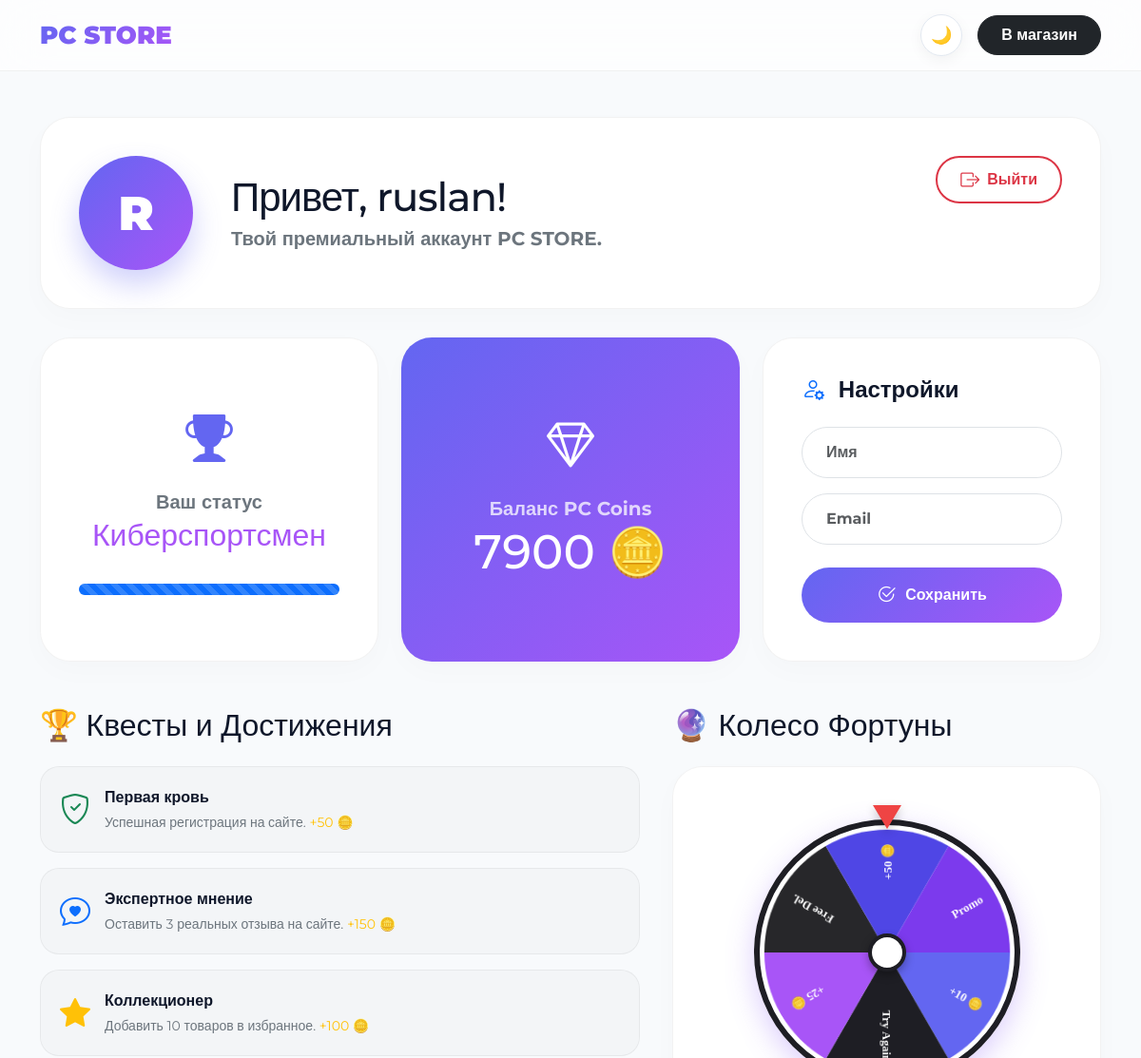
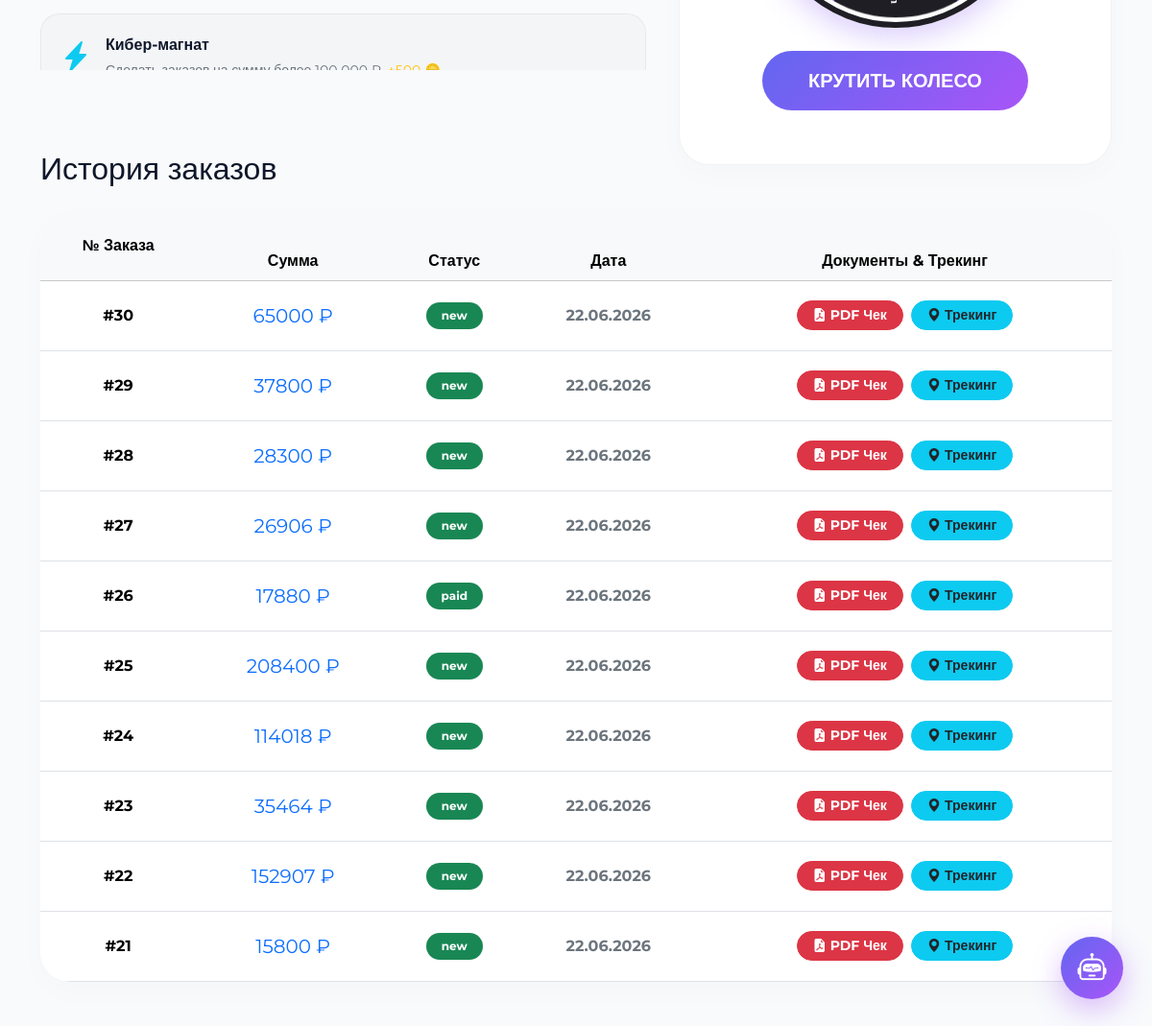
The page /profile/ (signed in) on the database as committed earlier (2 pictures, top to bottom).
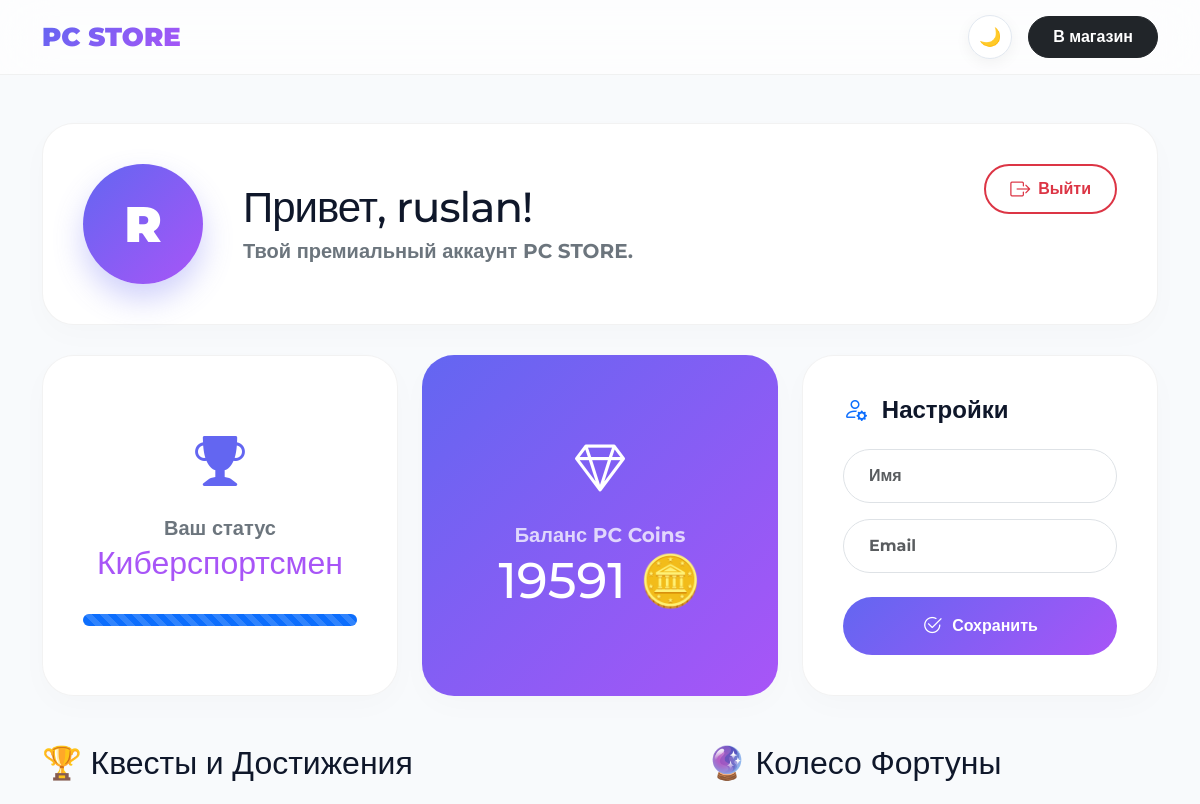
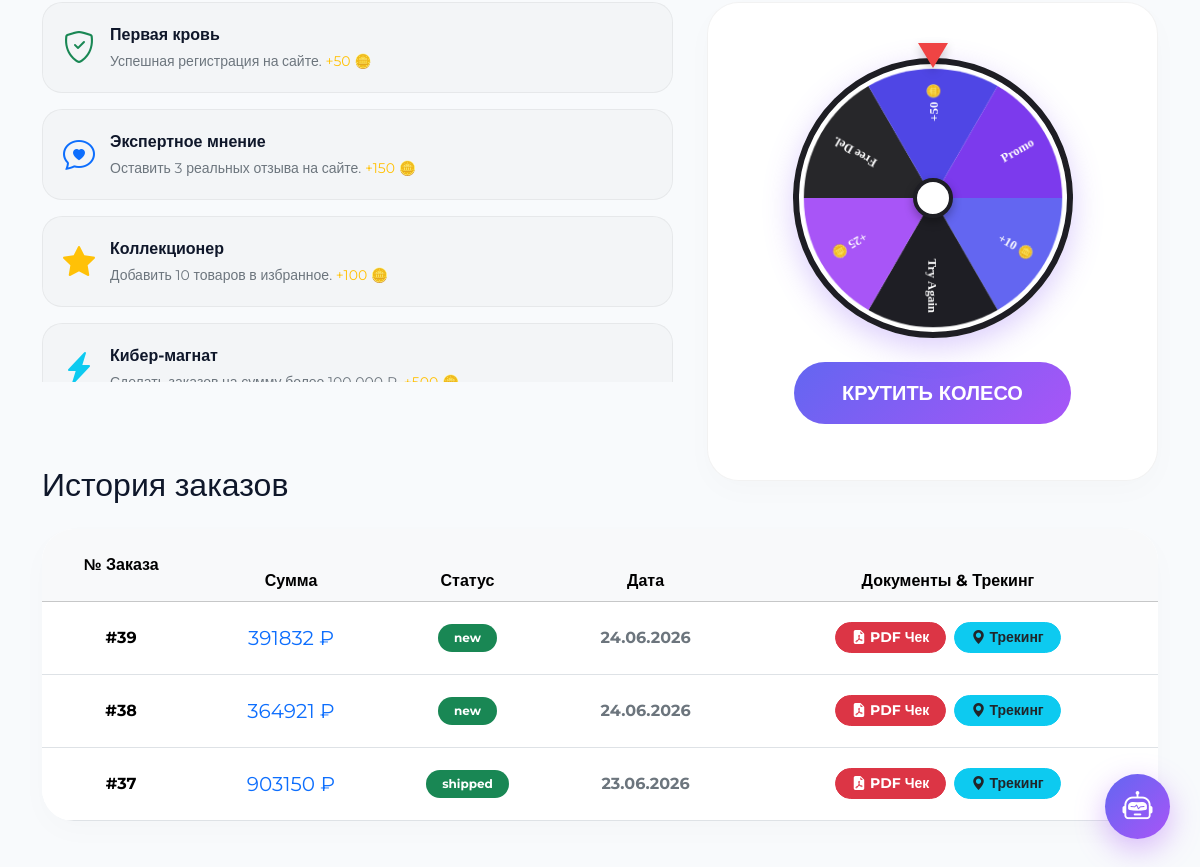
The same page on the database as committed later (2 pictures, top to bottom).
### shop/models.py (models this page shows, shortened)
class Order(models.Model):
    STATUS_CHOICES = (
        ('new', 'Новый'), ('processing', 'В сборке'), ('paid', 'Оплачен'),
        ('shipped', 'В пути'), ('done', 'Получен'), ('canceled', 'Отменен')
    )
    user = models.ForeignKey(User, on_delete=models.CASCADE, verbose_name="Пользователь")
    status = models.CharField(max_length=20, choices=STATUS_CHOICES, default='new', verbose_name="Статус заказа")
    total_price = models.DecimalField(max_digits=10, decimal_places=2, default=0, verbose_name="Сумма")
    first_name = models.CharField(max_length=50, blank=True, null=True, verbose_name="Имя")
    last_name = models.CharField(max_length=50, blank=True, null=True, verbose_name="Фамилия")
    phone = models.CharField(max_length=20, blank=True, null=True, verbose_name="Телефон")
    delivery_type = models.CharField(max_length=50, blank=True, null=True, verbose_name="Тип доставки")
    address = models.CharField(max_length=255, blank=True, null=True, verbose_name="Адрес")
    email = models.EmailField(blank=True, null=True, verbose_name="Email")
    comment = models.TextField(blank=True, null=True, verbose_name="Комментарий")
    promo_code = models.CharField(max_length=50, blank=True, null=True, verbose_name="Промокод")
    created_at = models.DateTimeField(auto_now_add=True, verbose_name="Дата создания")
    class Meta:
        verbose_name = "Заказ"
        verbose_name_plural = "Заказы"
        ordering = ['-created_at']

### shop/views.py (the view)
# urls.py: path('profile/', views.profile, name='profile'),
@login_required
def profile(request):
    profile, _ = UserProfile.objects.get_or_create(user=request.user)
    if request.method == 'POST':
        request.user.first_name = request.POST.get('first_name', '')
        request.user.last_name = request.POST.get('last_name', '')
        request.user.email = request.POST.get('email', '')
        request.user.save()
        return redirect('profile')
    orders = Order.objects.filter(user=request.user).order_by('-created_at')
    total_spent = sum(o.total_price for o in orders if o.status != 'canceled')
    rank, next_rank, progress = "Новичок", "Геймер", 0
    if total_spent < 50000:
        progress = (total_spent / 50000) * 100
    elif total_spent < 150000:
        rank, next_rank = "Геймер", "Киберспортсмен"
        progress = ((total_spent - 50000) / 100000) * 100
    else:
        rank, next_rank, progress = "Киберспортсмен", "МАКСИМУМ", 100
    return render(request, 'profile.html', {
        'orders': orders, 'total_spent': total_spent, 'pc_coins': profile.pc_coins, 'rank': rank, 'next_rank': next_rank, 'progress': progress
    })

### templates/profile.html (shortened to what this page needs)
{% load static %}
<!DOCTYPE html>
<html lang="ru">
<head>
<link href="https://cdn.jsdelivr.net/npm/bootstrap@5.3.3/dist/css/bootstrap.min.css" rel="stylesheet">
<link rel="stylesheet" href="https://cdn.jsdelivr.net/npm/bootstrap-icons@1.11.1/font/bootstrap-icons.css">
<link rel="stylesheet" href="https://unpkg.com/leaflet@1.9.4/dist/leaflet.css" />
</head>
<body>
<nav class="navbar">
    <div class="container d-flex align-items-center justify-content-between">
        <a href="{% url 'home' %}" class="logo">PC STORE</a>
        <div class="d-flex gap-3 align-items-center">
            <button id="theme-toggle" class="theme-btn"></button>
            <a href="{% url 'home' %}" class="btn btn-dark rounded-pill fw-bold px-4 py-2">В магазин</a>
        </div>
    </div>
</nav>
<div class="container mt-5 mb-5">
    <div class="profile-header position-relative">
        <div class="avatar-huge">{{ user.username|make_list|first|upper }}</div>
        <div>
            <h1 class="fw-black mb-1" style="font-size: 42px; letter-spacing: -1px;">Привет, {{ user.username }}!</h1>
            <p class="text-secondary fs-5 fw-bold mb-0">Твой премиальный аккаунт PC STORE.</p>
        </div>
        <a href="{% url 'logout' %}" class="btn btn-outline-danger fw-bold rounded-pill px-4 py-2 position-absolute d-none d-md-inline-flex align-items-center" style="top: 40px; right: 40px; border-width: 2px;">
            <i class="bi bi-box-arrow-right me-2 fs-5"></i> Выйти
        </a>
    </div>
    <div class="row g-4 mb-5">
        <div class="col-lg-4">
            <div class="bento-card text-center d-flex flex-column justify-content-center align-items-center">
                <i class="bi bi-trophy-fill mb-3" style="font-size: 50px; color: var(--accent-1);"></i>
                <h5 class="fw-bold text-secondary mb-1">Ваш статус</h5>
                <h2 class="fw-black" style="color: var(--accent-2);">{{ rank }}</h2>
                <div class="progress w-100 mt-4" style="height: 12px; border-radius: 10px; background: rgba(0,0,0,0.05);">
                    <div class="progress-bar bg-primary progress-bar-striped progress-bar-animated" style="width: {{ progress }}%"></div>
                </div>
            </div>
        </div>
        <div class="col-lg-4">
            <div class="bento-card text-center d-flex flex-column justify-content-center align-items-center" style="background: linear-gradient(135deg, var(--accent-1), var(--accent-2)); color: white; border: none;">
                <i class="bi bi-gem mb-3" style="font-size: 50px;"></i>
                <h5 class="fw-bold opacity-75 mb-1 text-white">Баланс PC Coins</h5>
                <h1 class="fw-black text-white" style="font-size: 50px;" id="liveCoinsBalance">{{ pc_coins }} 🪙</h1>
            </div>
        </div>
        <div class="col-lg-4">
            <div class="bento-card">
                <h4 class="fw-bold mb-4"><i class="bi bi-person-gear text-primary me-2"></i> Настройки</h4>
                <form method="POST">
                    <div class="mb-3"><input type="text" name="first_name" class="form-control fw-bold" value="{{ user.first_name }}" placeholder="Имя"></div>
                    <div class="mb-4"><input type="email" name="email" class="form-control fw-bold" value="{{ user.email }}" placeholder="Email"></div>
                    <button type="submit" class="btn-mega w-100"><i class="bi bi-check2-circle fs-5"></i> Сохранить</button>
                </form>
            </div>
        </div>
    </div>
    <div class="row g-4 mb-5">
        <div class="col-lg-7">
            <h2 class="fw-black mb-4">🏆 Квесты и Достижения</h2>
            <div class="d-flex flex-column gap-3 quests-container" style="max-height: 380px; overflow-y: auto; padding-right: 10px;">
                <div class="achievement-badge-card"><div class="fs-2"><i class="bi bi-shield-check text-success"></i></div><div><div class="fw-bold mb-1">Первая кровь</div><div class="small text-secondary">Успешная регистрация на сайте. <span class="text-warning fw-black">+50 🪙</span></div></div></div>
                <div class="achievement-badge-card"><div class="fs-2"><i class="bi bi-chat-heart text-primary"></i></div><div><div class="fw-bold mb-1">Экспертное мнение</div><div class="small text-secondary">Оставить 3 реальных отзыва на сайте. <span class="text-warning fw-black">+150 🪙</span></div></div></div>
                <div class="achievement-badge-card"><div class="fs-2"><i class="bi bi-star-fill text-warning"></i></div><div><div class="fw-bold mb-1">Коллекционер</div><div class="small text-secondary">Добавить 10 товаров в избранное. <span class="text-warning fw-black">+100 🪙</span></div></div></div>
                <div class="achievement-badge-card"><div class="fs-2"><i class="bi bi-lightning-charge-fill text-info"></i></div><div><div class="fw-bold mb-1">Кибер-магнат</div><div class="small text-secondary">Сделать заказов на сумму более 100 000 ₽. <span class="text-warning fw-black">+500 🪙</span></div></div></div>
            </div>
        </div>
        <div class="col-lg-5">
            <h2 class="fw-black mb-4">🔮 Колесо Фортуны</h2>
            <div class="bento-card d-flex flex-column align-items-center justify-content-center text-center p-4">
                <div class="wheel-wrapper mb-4"><div class="wheel-pointer"></div><canvas id="wheel" class="wheel-canvas" width="280" height="280"></canvas><div class="wheel-center"></div></div>
                <button class="btn-mega px-5 py-3 fs-5" id="spinBtn" onclick="spinWheel()">КРУТИТЬ КОЛЕСО</button>
            </div>
        </div>
    </div>
    <h2 class="fw-black mb-4">История заказов</h2>
    <div class="bento-card p-0 overflow-hidden border-0">
        <div class="table-responsive">
            <table class="table mb-0 align-middle text-center">
                <thead class="table-light">
                    <tr><th class="py-4">№ Заказа</th><th>Сумма</th><th>Статус</th><th>Дата</th><th>Документы & Трекинг</th></tr>
                </thead>
                <tbody>
                    {% for order in orders %}
                    <tr>
                        <td class="py-4 fw-bold">#{{ order.id }}</td>
                        <td class="fw-black text-primary fs-5">{{ order.total_price|floatformat:0 }} ₽</td>
                        <td><span class="badge bg-success rounded-pill px-3 py-2 fw-bold">{{ order.status|default:"В сборке" }}</span></td>
                        <td class="text-secondary fw-bold">{{ order.created_at|date:"d.m.Y" }}</td>
                        <td>
                            <button class="btn btn-sm btn-danger rounded-pill fw-bold px-3" onclick="generatePDF('{{ order.id }}', '{{ order.created_at|date:'d.m.Y' }}', '{{ order.total_price|floatformat:0 }}')"><i class="bi bi-file-earmark-pdf-fill"></i> PDF Чек</button>
                            <button class="btn btn-sm btn-info rounded-pill fw-bold px-3 text-dark ms-1" onclick="openGpsTracker('{{ order.id }}')"><i class="bi bi-geo-alt-fill"></i> Трекинг</button>
                        </td>
                    </tr>
                    {% empty %}
                    <tr><td colspan="5" class="text-center py-5 text-muted fw-bold fs-5">Вы еще не делали заказов </td></tr>
                    {% endfor %}
                </tbody>
            </table>
        </div>
    </div>
</div>
<div class="cyber-bot-btn" onclick="toggleChat()"><i class="bi bi-robot"></i></div>
<div class="toast-container position-fixed bottom-0 end-0 p-4" style="z-index: 9999;"></div>
</body>
</html>

### templates/profile.html (style rules this page uses)
:root { --bg-light: #f8fafc; --bg-dark: #09090b; --card-light: #ffffff; --card-dark: #18181b; --text-light: #0f172a; --text-dark: #f8fafc; --accent-1: #6366f1; --accent-2: #a855f7; }
body { background: var(--bg-light); font-family: 'Montserrat', sans-serif; color: var(--text-light); transition: background-color 0.4s, color 0.4s; overflow-x: hidden; }
.navbar { background: rgba(255, 255, 255, 0.65) !important; backdrop-filter: blur(25px); border-bottom: 1px solid rgba(0,0,0,0.05); position: sticky; top: 0; z-index: 1000; padding: 15px 0; }
.logo { font-size: 26px; font-weight: 900; background: linear-gradient(135deg, var(--accent-1), var(--accent-2)); -webkit-background-clip: text; -webkit-text-fill-color: transparent; text-decoration: none; }
.bento-card { background: var(--card-light); border-radius: 32px; padding: 40px; border: 1px solid rgba(0,0,0,0.05); transition: 0.4s; box-shadow: 0 10px 30px rgba(0,0,0,0.02); height: 100%; position: relative; overflow: hidden; }
.btn-mega { background: linear-gradient(135deg, var(--accent-1), var(--accent-2)); color: white !important; font-weight: 800; border-radius: 100px; padding: 14px 30px; border: none; transition: 0.3s; display: inline-flex; align-items: center; justify-content: center; gap: 10px; cursor: pointer; }
.theme-btn { width: 44px; height: 44px; display: flex; align-items: center; justify-content: center; padding: 0 !important; background: white; color: #0f172a; border-radius: 50%; box-shadow: 0 4px 15px rgba(0,0,0,0.05); transition: 0.3s; border: 1px solid #e2e8f0; font-size: 18px; line-height: 1; }
.profile-header { background: var(--card-light); border-radius: 32px; padding: 40px; display: flex; align-items: center; gap: 40px; margin-bottom: 30px; border: 1px solid rgba(0,0,0,0.05); box-shadow: 0 10px 30px rgba(0,0,0,0.02); }
.avatar-huge { width: 120px; height: 120px; border-radius: 50%; background: linear-gradient(135deg, var(--accent-1), var(--accent-2)); color: white; display: flex; align-items: center; justify-content: center; font-size: 50px; font-weight: 900; box-shadow: 0 15px 30px rgba(99,102,241,0.3); flex-shrink: 0; }
.achievement-badge-card { background: rgba(0,0,0,0.02); border: 1px solid rgba(0,0,0,0.05); border-radius: 20px; padding: 20px; display: flex; align-items: center; gap: 15px; }
.wheel-wrapper { position: relative; width: 280px; height: 280px; margin: 0 auto; }
.wheel-pointer { position: absolute; top: -15px; left: 50%; transform: translateX(-50%); width: 0; height: 0; border-left: 15px solid transparent; border-right: 15px solid transparent; border-top: 25px solid #ef4444; z-index: 10; filter: drop-shadow(0 4px 5px rgba(0,0,0,0.2)); }
.wheel-center { position: absolute; top: 50%; left: 50%; transform: translate(-50%, -50%); width: 40px; height: 40px; background: white; border-radius: 50%; border: 4px solid #1e1e24; z-index: 5; box-shadow: 0 4px 10px rgba(0,0,0,0.3); }
.cyber-bot-btn { position: fixed; bottom: 30px; right: 30px; width: 65px; height: 65px; background: linear-gradient(135deg, var(--accent-1), var(--accent-2)); border-radius: 50%; display: flex; align-items: center; justify-content: center; color: white; font-size: 30px; cursor: pointer; box-shadow: 0 10px 30px rgba(168,85,247,0.4); z-index: 9999; animation: pulseBot 2s infinite; transition: 0.3s; }
.form-control { border-radius: 99px; padding: 14px 25px; font-weight: 600; transition: 0.3s; }

Rows that differ between the two databases and show on the page:
removed Order: id "30", total_price "65000", status "new", created_at "22.06.2026"
removed Order: id "29", total_price "37800", status "new", created_at "22.06.2026"
removed Order: id "28", total_price "28300", status "new", created_at "22.06.2026"
removed Order: id "27", total_price "26906", status "new", created_at "22.06.2026"
removed Order: id "26", total_price "17880", status "paid", created_at "22.06.2026"
removed Order: id "25", total_price "208400", status "new", created_at "22.06.2026"
removed Order: id "24", total_price "114018", status "new", created_at "22.06.2026"
removed Order: id "23", total_price "35464", status "new", created_at "22.06.2026"
removed Order: id "22", total_price "152907", status "new", created_at "22.06.2026"
removed Order: id "21", total_price "15800", status "new", created_at "22.06.2026"
added Order: id "39", total_price "391832", status "new", created_at "24.06.2026"
added Order: id "38", total_price "364921", status "new", created_at "24.06.2026"
added Order: id "37", total_price "903150", status "shipped", created_at "23.06.2026"
Other text that changed with them:
{{ pc_coins }}: "7900" → "19591"
